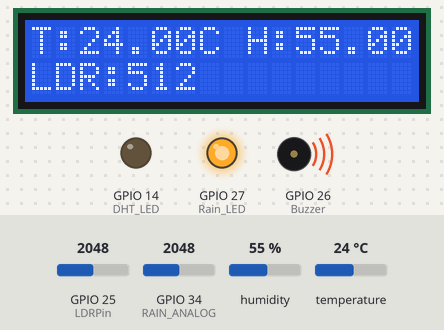
This sketch was run on a simulated ESP32. Parts: 16×2 character LCD, output pins drawn as LEDs (lit = HIGH), buzzer (waves = sounding, pin HIGH). The inputs (shaded band) are chosen by the test bench; at power-on: humidity 55 %, GPIO 34 (RAIN_ANALOG) = 2048, temperature 24 °C, GPIO 25 (LDRPin) = 2048 (analog values on the 0–4095 scale). What the sketch prints to the serial monitor is not drawn.

Above: at 3.2 s.
3.3 s: humidity set to 58 %
At 7.9 s:
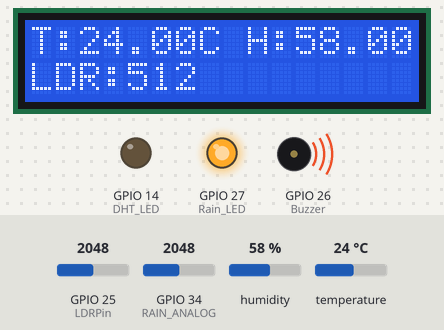
8.6 s: humidity set to 61 %
At 10.9 s:
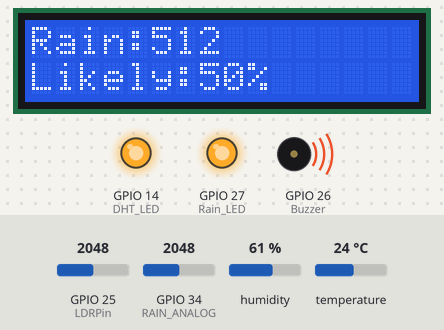
14.6 s: GPIO 34 (RAIN_ANALOG) set to 2946
At 16.5 s:
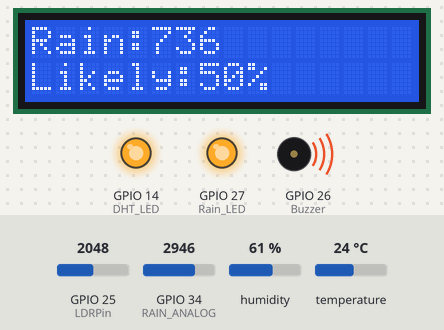
17.6 s: GPIO 34 (RAIN_ANALOG) set to 3030
At 19.7 s:
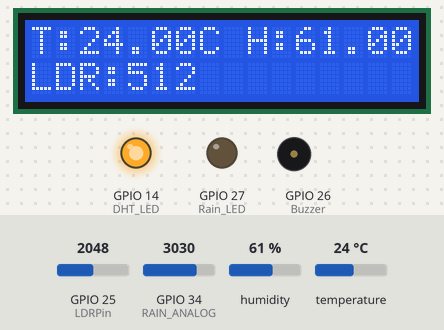
22.6 s: temperature set to 34 °C
At 27.9 s:
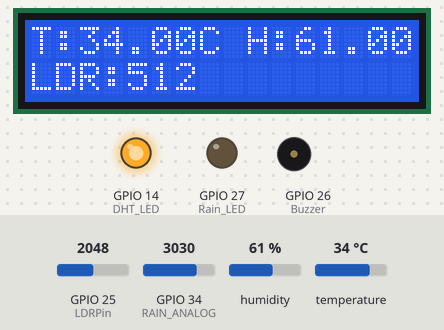
28.6 s: temperature set to 37 °C
At 31.9 s:
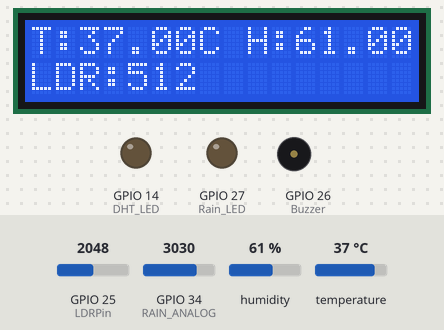
Timing chart, 0 to 33.4 s (numbered marks = the images above; inputs shaded):
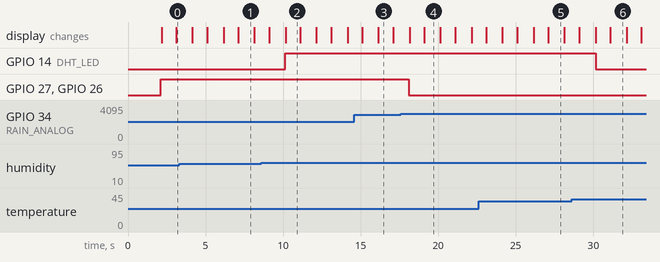

The sketch:

DHT11_LDR_Raindrop_LCD_functional_completeESP32.ino
```cpp
#include <DHT.h>
#include <Wire.h>
#include <LiquidCrystal_I2C.h>

// Pin Definitions
#define RAIN_ANALOG 34         // Analog pin for rain sensor
#define LDRPin 25              // Analog pin for LDR
#define Buzzer 26              // Digital pin for buzzer
#define DHT_SENSOR_PIN 13      // ESP32 pin GPIO13 connected to DHT11 sensor
#define DHT_SENSOR_TYPE DHT11  // Define DHT sensor type
#define Rain_LED 27            // LED for rain alert
#define DHT_LED 14             // LED for flash flood probability
#define I2C_SDA 21             // Define your SDA pin
#define I2C_SCL 22             // Define your SCL pin

// Initialize DHT and LCD
DHT dht_sensor(DHT_SENSOR_PIN, DHT_SENSOR_TYPE);
LiquidCrystal_I2C lcd(0x27, 16, 2); // I2C address 0x27, 16x2 LCD

// Timing variables
unsigned long lastMeasurementTime = 0;  // Timing for measurements
unsigned long lastDisplayTime = 0;      // Timing for alternating display
bool displayMode = true;                // Toggle display mode

// Variables to store sensor values
float temperature = 0.0;
float humidity = 0.0;
int rain_amount = 0;
int flashFloodLikelihood = 0;
int LDRValue = 0;

void setup() {
  // Initialize serial communication
  Serial.begin(9600);

  // Initialize pins
  pinMode(RAIN_ANALOG, INPUT);
  analogReadResolution(10); // Set ADC resolution to 10 bits
  pinMode(LDRPin, INPUT);
  pinMode(Buzzer, OUTPUT);
  pinMode(Rain_LED, OUTPUT);
  pinMode(DHT_LED, OUTPUT);

  // Initialize the DHT sensor
  dht_sensor.begin();

  // Initialize the LCD
  Wire.begin(I2C_SDA, I2C_SCL);
  lcd.init();
  lcd.backlight();

  Serial.println("Flash Flood Monitoring System Initialized");
  lcd.setCursor(0, 0);
  lcd.print("System Init...");
  delay(2000);
}

void loop() {
  unsigned long currentTime = millis(); // Get the current time

  // Take measurements every 2 seconds
  if (currentTime - lastMeasurementTime >= 2000) {
    lastMeasurementTime = currentTime;

    // Read sensor data
    rain_amount = analogRead(RAIN_ANALOG);
    temperature = dht_sensor.readTemperature();
    humidity = dht_sensor.readHumidity();
    LDRValue = analogRead(LDRPin); // Read the value from the LDR

    // Ensure readings are valid
    if (isnan(temperature) || isnan(humidity)) {
      Serial.println("Error: Invalid temperature or humidity reading!");
      lcd.setCursor(0, 1);
      lcd.print("Sensor Error!");
      return;
    }

    // Calculate flash flood likelihood
    flashFloodLikelihood = calculateFloodLikelihood(temperature, humidity);

    // Trigger rain alert if necessary
    if (rain_amount < 750) { // Adjust the threshold based on your sensor's output range
      rainAlert();
    } else {
      stopRainAlert(); // Stop alert if no rain
    }

    // Print to Serial Monitor
    Serial.print("Rain amount: ");
    Serial.println(rain_amount);
    Serial.print("LDR Value: ");
    Serial.println(LDRValue);
    Serial.print("Humidity: ");
    Serial.print(humidity);
    Serial.print("%  |  Temperature: ");
    Serial.print(temperature);
    Serial.println("°C");
    Serial.print("Flash Flood Likelihood: ");
    Serial.print(flashFloodLikelihood);
    Serial.println("%");

    // Manage the LED based on flood likelihood
    flashLED(flashFloodLikelihood);
  }

  // Update LCD display every 1 second
  if (currentTime - lastDisplayTime >= 1000) {
    lastDisplayTime = currentTime;
    displayMode = !displayMode; // Toggle display mode

    lcd.clear();
    if (displayMode) {
      // First display: Temperature, Humidity, and LDR
      lcd.setCursor(0, 0);
      lcd.print("T:");
      lcd.print(temperature);
      lcd.print("C H:");
      lcd.print(humidity);
      lcd.print("%");
      lcd.setCursor(0, 1);
      lcd.print("LDR:");
      lcd.print(LDRValue);
    } else {
      // Second display: Rain amount and Likelihood
      lcd.setCursor(0, 0);
      lcd.print("Rain:");
      lcd.print(rain_amount);
      lcd.setCursor(0, 1);
      lcd.print("Likely:");
      lcd.print(flashFloodLikelihood);
      lcd.print("%");
    }
  }
}

// Function to calculate flash flood likelihood
int calculateFloodLikelihood(float temperature, float humidity) {
  int likelihood = 0;

  if (humidity >= 50) {
    if (humidity < 60) likelihood = 20;
    else if (humidity < 80) likelihood = 50;
    else likelihood = 80;

    // Adjust likelihood based on temperature
    if (temperature < 20) likelihood += 10;
    if (temperature > 35) likelihood -= 10;

    // Ensure bounds
    if (likelihood > 100) likelihood = 100;
    if (likelihood < 0) likelihood = 0;
  }

  return likelihood;
}

// Function to alert for rain
void rainAlert() {
  digitalWrite(Rain_LED, HIGH); // Turn on the rain LED
  digitalWrite(Buzzer, HIGH);  // Activate the buzzer
}

// Function to stop rain alert
void stopRainAlert() {
  digitalWrite(Rain_LED, LOW); // Turn off the rain LED
  digitalWrite(Buzzer, LOW);   // Deactivate the buzzer
}

// Function to manage LED based on likelihood
void flashLED(int likelihood) {
  if (likelihood >= 50) {
    digitalWrite(DHT_LED, HIGH); // Turn on the LED if likelihood is 50% or more
  } else {
    digitalWrite(DHT_LED, LOW);  // Turn off the LED if likelihood is below 50%
  }
}
```

Measured:
- the behaviour switches between 59 and 60 % on humidity (found by bisection; images 1 and 2)
- the behaviour switches between 2999 and 3000 on GPIO 34 (RAIN_ANALOG) (found by bisection; images 3 and 4)
- the behaviour switches between 35 and 36 °C on temperature (found by bisection; images 5 and 6)
- after the input at 3.3 s, the display: first differs from a run without the input after 3.8 s (image 1)
- after the input at 8.6 s, GPIO 14 (DHT_LED): LOW → HIGH after 1.5 s; the display: first differs from a run without the input after 1.6 s (image 2)
- after the input at 14.6 s, the display: first differs from a run without the input after 1.5 s (image 3)
- after the input at 17.6 s, GPIO 27 (Rain_LED), GPIO 26 (Buzzer): HIGH → LOW after 0.50 s; the display: first changes after 0.57 s (image 4 shows a later state)
- after the input at 22.6 s, the display: first differs from a run without the input after 4.5 s (image 5)
- after the input at 28.6 s, GPIO 14 (DHT_LED): HIGH → LOW after 1.5 s; the display: first differs from a run without the input after 1.6 s (image 6 shows a later state)
